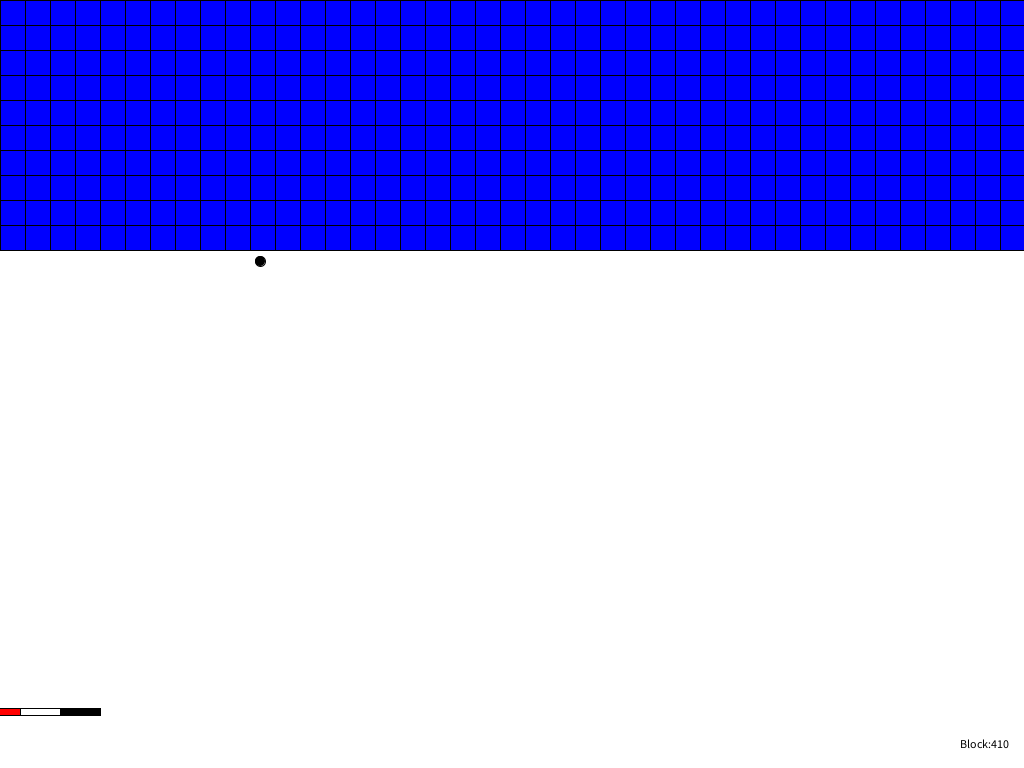
Frame 1 (no input)
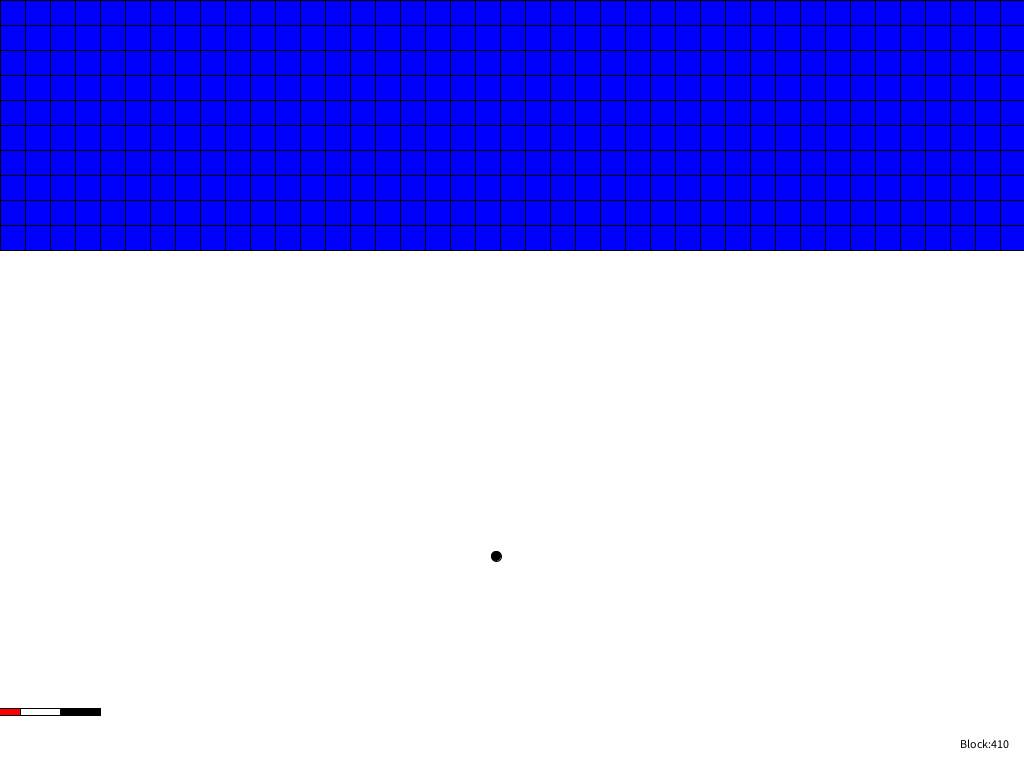
Frame 60 (the mouse pressed at the canvas centre just before this capture)
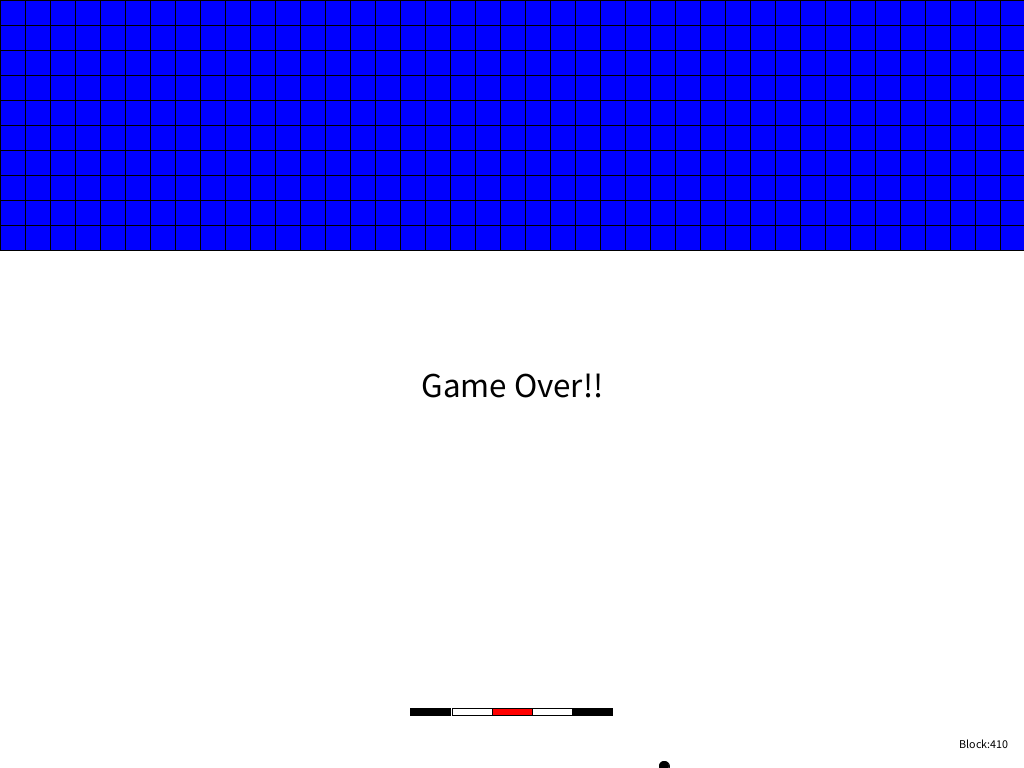
Frame 120 (the mouse held since frame 60 and released just before this capture)

The Processing sketch that drew these frames (run headless with seeded random() and noise(); from frame 60 on, the mouse is pressed at the canvas centre):

// Processing sketch: BlockCollapsingAndShooting
// ── BlockCollapsingAndShooting.pde
/*授業で使用したコードに機能を付け足しました!・・・時間とスキルの関係で物凄く未完成です・・・
落下してくるブロックにも当たり判定を付けました！*/

// ブロック崩し本体
BlockBreak blockBreak;

// セットアップ
void setup() {
  size(1024, 768);         // ウインドウ設定
  fill(0, 0, 0);          // 塗りつぶし初期値
  blockBreak = new BlockBreak();
}

// 1フレームごとの描画処理
void draw() {
  background(255, 255, 255);      // 背景の初期化(フラッシュ)
  blockBreak.draw();
}

/**
 * ブロック崩し
 */
class BlockBreak {
  //ブロック数設定
  final int blockNumX = 41;                           // x軸方向のブロック数(適当に変えてもOK)
  final int blockNumY = 10;                            // y軸方向のブロック数(適当に変えてもOK)
  final int blockNumAll = blockNumX * blockNumY;      // 総ブロック数
  //ブロック関連の初期値や固定値の設定
  final int blockX_init = 0;                          // ブロック位置x軸初期値
  int blockX = 0;                                     // ブロック位置x軸
  int blockY = 35;                                    // ブロック位置y軸
  // 各オブジェクト定義
  Ball ball;                                          // ボール定義
  Bar bar;                                            // バー定義
  Cannon cannon;                                      //砲定義
  Block[][] block;                                    // ブロック配列定義

  // コンストラクタ
  BlockBreak() {
    // ボールの生成
    ball = new Ball(width / 4, height / 3, 4, 5, 10);//// ボールのX座標,ボールのY座標,ボールのX軸速度,ボールのY軸速度,ボールの直径
    // バーの生成
    bar = new Bar(width / 5, height / 100);
    //砲の生成
    //cannon = new Cannon(width / 15, height / 70);
    // ブロック配列を生成
    block = new Block[blockNumY][blockNumX];
    // ブロックのサイズを決定
    int blockSizeX = width / (blockNumX-1);
    int blockSizeY = height / 30;
    // ブロック群を生成 [回答欄]
    for (int i=0; i<blockNumY; i++) {
      for (int j=0; j<blockNumX; j++) {
        block[i][j]= new Block(j*blockSizeX, i*blockSizeY, blockSizeX, blockSizeY);
      }
    }
  }

  /** 1フレームごとの描画処理 */
  void draw() {
    int breakBlockNum = 0;          // 壊れているブロックの数を初期化

    // 全てのブロックの破壊判定と描画
    // クリアしているかの判定のため、壊れているブロックの数をカウントもしておく
    // ヒント: ブロックが消滅している場合、ブロックの衝突判定も描画も行わない
    for (int i=0; i<blockNumY; i++) {
      for (int j=0; j<blockNumX; j++) {
        if (!block[i][j].isdestroyed()) {
          block[i][j].show();
          block[i][j].collision(ball);
        }
      }
    }


    // ブロックが残っているならばボール移動
    if (breakBlockNum < blockNumAll) {
      ball.move();                            // ボールの移動処理
      if (ball.collision() == false) {         // 壁との衝突判定
        fill(0, 0, 0);
        textSize(35);
        textAlign(CENTER, CENTER);
        text("Game Over!!", width / 2, height / 2);
      } else {
        bar.collision(ball);                    // バーとの衝突判定
        //cannon.collision(ball);                 //キャノンとの衝突判定
      }
    } else {  // ブロックがすべて壊れているならば
      textSize(35);
      textAlign(CENTER, CENTER);                // テキストの配置を整える
      text("Clear!!", width / 2, height / 2);   // クリア表示
    }

    fill(0, 0, 0);
    textSize(12);
    textAlign(CENTER, CENTER);
    text("Block:" + (blockNumAll - breakBlockNum), width - 40, height - 25);   // 残りブロック数表示

    bar.show();            // ボールを打ち返すためのボードを表示
    //cannon.blast();        //撃て!!
    //cannon.show();
    ball.show();           // ボールの描画
  }
}

/**
 *    ボール（主にボールの移動）
 */
class Ball {
  int x;                          // ボールのX座標
  int y;                          // ボールのY座標
  int vx;                         // ボールのX軸速度
  int vy;                         // ボールのY軸速度
  int d;                          // ボールの直径
  boolean penetrability;          // ボールのブロック貫通性

  // コンストラクタ
  Ball(int x, int y, int vx, int vy, int d) {
    this.x = x;
    this.y = y;
    this.vx = vx;
    this.vy = vy;
    this.d = d;
    penetrability = false;
  }

  // ボールの移動
  void move() {
    x += vx;
    y += vy;
  }

  // 壁との衝突判定
  boolean collision() {
    if (x <= d / 2) {  // 左壁
      x = d / 2;
      vx = -vx;
    }
    if (y <= d / 2) {  // 天井
      y = d / 2;
      vy = -vy;
    }    
    if (x >= (width - d / 2)) {  // 右壁
      x = width - d / 2;
      vx = -vx;
    }
    if (y >= (height - d / 2)) {  // 底面(ゲームオーバー)
      vx = 0;
      vy = 0;
      return false;
    }
    return true;
  }

  // ボールの描画
  void show() {
    if (penetrability) {
      fill(255, 0, 0);        //　貫通弾の時は赤
    } else {
      fill(0, 0, 0);          //　通常時は黒
    }
    ellipse(x, y, d, d);      // ボールの描画
  }

  // これ以降、SetterとGetter
  int getX() {
    return x;
  }
  void setY(int y) {
    this.y = y;
  }
  int getY() {
    return y;
  }
  void setVx(int vx) {
    this.vx = vx;
  }
  int getVx() {
    return vx;
  }
  void setVy(int vy) {
    this.vy = vy;
  }
  int getVy() {
    return vy;
  }
  int getD() {
    return d;
  }
  void setPenetrability(boolean penetrability) {
    this.penetrability = penetrability;
  }
  boolean getPenetrability() {
    return penetrability;
  }
}

/**
 *    バー
 */
class Bar {
  final int y = height - 60;    // バーの左上のy座標 (底から60で固定)
  int sizeX;                    // バー全体の幅(なるべく5の倍数が良い)
  int sizeY;                    // バーの高さ
  int boxSizeX;                 // 分割した時の箱一つ分の幅(全体の1/5)
  int[] boxX;   // バーの各区切りのx座標(左から0)

  Bar(int sizeX, int sizeY) {
    this.sizeX = sizeX;
    this.sizeY = sizeY;
    boxSizeX = sizeX / 5;
    boxX = new int[6];
  }

  void collision(Ball ball) {
    if ((ball.getY() >= (y - ball.getD() / 2)) &&
      (ball.getY() <= (y + sizeY - ball.getD() / 2))) {  // ボールのy座標がバーと重なる時
      if ((ball.getX() >= boxX[0]) && (ball.getX() <= boxX[1])) {  // 左黒Boxに衝突
        ball.setVx(-2);
        ball.setY(y - ball.getD() / 2);
        ball.setVy(-ball.getVy());
        ball.setPenetrability(false);    // ボールのブロック貫通性なし
      } else if ((ball.getX() > boxX[1]) && (ball.getX() <= boxX[2])) {   // 左白Boxに衝突
        ball.setVx(-1);
        ball.setY(y - ball.getD() / 2);
        ball.setVy(-ball.getVy());
        ball.setPenetrability(false);    // ボールのブロック貫通性なし
      } else if ((ball.getX() > boxX[2]) && (ball.getX() <= boxX[3])) {   // 中心赤Boxに衝突
        ball.setY(y - ball.getD() / 2);
        ball.setVy(-ball.getVy());
        ball.setPenetrability(true);     // ボールのブロック貫通性あり
      } else if ((ball.getX() > boxX[3]) && (ball.getX() <= boxX[4])) {   // 右白Boxに衝突
        ball.setVx(1);
        ball.setY(y - ball.getD() / 2);
        ball.setVy(-ball.getVy());
        ball.setPenetrability(false);    // ボールのブロック貫通性なし
      } else if ((ball.getX() > boxX[4]) && (ball.getX() <= boxX[5])) {   // 右黒Boxに衝突
        ball.setVx(2); 
        ball.setY(y - ball.getD() / 2);
        ball.setVy(-ball.getVy());
        ball.setPenetrability(false);    // ボールのブロック貫通性なし
      }
    }
  }

  // バー表示メソッド
  void show() {
    boxX[0] = mouseX - this.sizeX / 2;            // 左黒Boxの左上頂点のx座標
    boxX[1] = mouseX - 3 * (boxSizeX / 2);     // 左白Boxの左上頂点のx座標
    boxX[2] = mouseX - boxSizeX / 2;           // 中央赤Boxの左上頂点のx座標
    boxX[3] = mouseX + boxSizeX / 2;           // 右白Boxの左上頂点のx座標
    boxX[4] = mouseX + 3 * (boxSizeX /2);      // 右黒Boxの左上頂点のx座標
    boxX[5] = mouseX + this.sizeX / 2;            // 右黒Boxの"右上"頂点のx座標

    // バーの描画
    fill(0, 0, 0);
    rect(boxX[0], y, boxSizeX, sizeY);        // 左黒Box
    fill(255, 255, 255);
    rect(boxX[1], y, boxSizeX, sizeY);        // 左白Box
    fill(255, 0, 0);
    rect(boxX[2], y, boxSizeX, sizeY);        // 中央赤Box
    fill(255, 255, 255);
    rect(boxX[3], y, boxSizeX, sizeY);        // 右黒Box
    fill(0, 0, 0);
    rect(boxX[4], y, boxSizeX, sizeY);        // 右白Box
  }

  int getX(int i) {
    return boxX[i];
  }
  int getY() {
    return y;
  }
  int getSizeX() {
    return sizeX;
  }
  int getSizeY() {
    return sizeY;
  }
}

class Cannon {
  final int y = height - 70;    // キャノンの左上のy座標 (底から60で固定)
  int sizeX;                    // キャノン全体の幅(なるべく5の倍数が良い)
  int sizeY;                    // キャノンの高さ
  int boxSizeX;                 // 分割した時の箱一つ分の幅(全体の1/5)
  int[] boxX;   // キャノンの各区切りのx座標(左から0)
  int maxProjectileNumber=50;//画面に表示できる最大の弾丸
  int currentProjectileNumber;//現在有効な(画面上にある)弾丸
  int i;
  Projectile[] projectile;


  Cannon(int sizeX, int sizeY) {
    this.sizeX = sizeX;
    this.sizeY = sizeY;
    boxSizeX = sizeX / 5;
    boxX = new int[4];
    projectile=new Projectile[maxProjectileNumber];
  }

  void collision(Ball ball) {
    if ((ball.getY() >= (y - ball.getD() / 2)) &&
      (ball.getY() <= (y + sizeY - ball.getD() / 2))) {  // ボールのy座標がキャノンと重なる時
      if ((ball.getX() >= boxX[0]) && (ball.getX() <= boxX[1])) {  // 左Boxに衝突
        ball.setVx(-1);
        ball.setY(y - ball.getD() / 2);
        ball.setVy(-ball.getVy());
        //ball.setPenetrability(false);    // ボールのブロック貫通性なし
      } else if ((ball.getX() > boxX[1]) && (ball.getX() <= boxX[2])) {   // 中心Box(弾丸発射部分)に衝突
        ball.setY(y - ball.getD() / 2);
        ball.setVy(-ball.getVy());
        // ball.setPenetrability(true);     // ボールのブロック貫通性あり
      } else if ((ball.getX() > boxX[2]) && (ball.getX() <= boxX[3])) {   // 中心赤Boxに衝突
        ball.setVx(1);
        ball.setY(y - ball.getD() / 2);
        ball.setVy(-ball.getVy());
        //ball.setPenetrability(false);    // ボールのブロック貫通性なし
      }
    }
  }

  //弾丸系メソッド
  void blast() {
    if (keyPressed&&maxProjectileNumber>currentProjectileNumber) {
      currentProjectileNumber++;
      projectile[currentProjectileNumber-1]=new Projectile();
    }else if(maxProjectileNumber>currentProjectileNumber){
      
    
    }
    {
    }
    for (i=1; currentProjectileNumber>=i; i++) {
      projectile[currentProjectileNumber-i].move();
      projectile[currentProjectileNumber-i].view();
    }
    i=1;
  }

  // キャノン表示メソッド
  void show() {
    boxX[0] = mouseX - 3 * (boxSizeX / 2);     // 左Boxの左上頂点のx座標
    boxX[1] = mouseX - boxSizeX / 2;           // 中央Boxの左上頂点のx座標
    boxX[2] = mouseX + boxSizeX / 2;           // 右Boxの左上頂点のx座標
    boxX[3] = mouseX +boxSizeX+(boxSizeX / 2); // 右Boxの"右上"頂点のx座標

    // キャノンの描画
    fill(255, 255, 255);
    rect(boxX[0], y, boxSizeX, sizeY);        // 左Box
    fill(255, 255, 255);
    rect(boxX[1], y, boxSizeX, sizeY);        // 中央Box
    fill(255, 255, 255);
    rect(boxX[2], y, boxSizeX, sizeY);        // 右Box
  }

  int getX(int i) {
    return boxX[i];
  }
  int getY() {
    return y;
  }
  int getSizeX() {
    return sizeX;
  }
  int getSizeY() {
    return sizeY;
  }

 //弾丸に関するクラス
  class Projectile {
    int bullet_x;//弾丸のx座標
    int bullet_y;//弾丸のy座標
    int bullet_vx;//x速度
    int bullet_vy;//y速度
    int bullet_d=10;//弾丸のサイズ
    boolean hit=false;//何かに当たった？
    boolean inscreen;//画面の中にある？
   
    Projectile() {
      bullet_x=boxX[1]+boxSizeX/2;
      bullet_vx=(mouseX-pmouseX);
      bullet_y=height - 70;
    }
    void move() {
      if (this.bullet_x < this.bullet_d / 2) {
        this.bullet_vx=-this.bullet_vx;
        this.bullet_x = this.bullet_d / 2;
      } else if (this.bullet_x > width - this.bullet_d / 2) {
        this.bullet_vx=-this.bullet_vx;
        this.bullet_x = width - this.bullet_d / 2;
      }
      if(bullet_y<0){
        hit=false;
      }
      bullet_x=bullet_vx;
      bullet_y-=5;
    }
    void view() {
      fill(50, 100, 100);
      ellipse(this.bullet_x, this.bullet_y, this.bullet_d, this.bullet_d);
    }
  }
}

/**
 *    ブロック（ボールとブロックの衝突判定など）
 */
class Block {
  int x;                       // 左上頂点のx座標
  int y;                       // 左上頂点のy座標
  int sizeX;                   // ブロックの幅
  int sizeY;                   // ブロックの高さ
  boolean broken;              // ブロックが破壊されているか否か
  boolean destroyed;           //ブロックが完膚なきまでに粉砕されているか否か
  int damage=0;                  //ブロックが攻撃を何回喰らったか

  // コンストラクタ
  Block(int x, int y, int sizeX, int sizeY) {
    this.x = x;
    this.y = y;
    this.sizeX = sizeX;
    this.sizeY = sizeY;
    broken = false;
    destroyed = false;
  }

  // ブロックの描画メソッド
  void show() {
    if (!broken) {
      switch(damage) {
      case 0:
        fill(0, 0, 255);       // ブロックの色は青(ノーダメージ)
        break;
      case 1:
        fill(150, 0, 200);       // ブロックの色は紫(小破)
        break;
      case 2:
        fill(240, 0, 255);       // ブロックの色はピンク(中破)
        break;
      }
    } else {
      fallen();
    }
    rect(x, y, sizeX, sizeY);
  }

  // ボールとブロックとの衝突と破壊判定
  // 今回,ボールの衝突判定はボールの中心座標のみで行っている
  void collision(Ball ball) {
    // ボールが貫通弾でないなら、衝突した際にボールの進行方向を変える(速度を変える)
    if (!ball.getPenetrability()) {
      // ブロック左側に当たった場合
      if ((ball.getX() >= x) && (ball.getX() <= (x + 5)) && (ball.getY() >= y) && (ball.getY() <= (y + sizeY))) {
        ball.setVx(-1 * ball.getVx());
      }
      // ブロック右側に当たった場合
      if ((ball.getX() >= (x + sizeX - 5)) && (ball.getX() <= (x + sizeX)) && (ball.getY() >= y) && (ball.getY() <= (y+sizeY))) {
        ball.setVx(-1 * ball.getVx());
      }
      // ブロック上側に当たった場合
      if ((ball.getX() >= x) && (ball.getX() <= (x + sizeX)) && (ball.getY() >= y) && (ball.getY() <= (y + 5))) {
        ball.setVy(-1 * ball.getVy());
      }
      // ブロック下側に当たった場合
      if ((ball.getX() >= x) && (ball.getX() <= (x + sizeX)) && (ball.getY() >= (y + sizeY - 5)) && (ball.getY() <= (y + sizeY))) {
        ball.setVy(-1 * ball.getVy());
      }
    }

    // 衝突による破壊判定
    if ((ball.getX() >= x) && (ball.getX() <= (x + sizeX)) && (ball.getY() >= y) && (ball.getY() <= (y + sizeY))) {
      if (this.damage>=2||ball.penetrability) {
        broken = true;
      }
      damage++;
    }
  }
  boolean isBroken() {
    return broken;
  }
  boolean isdestroyed() {
    return destroyed;
  }

  void fallen() {
    y++;
  }
}
